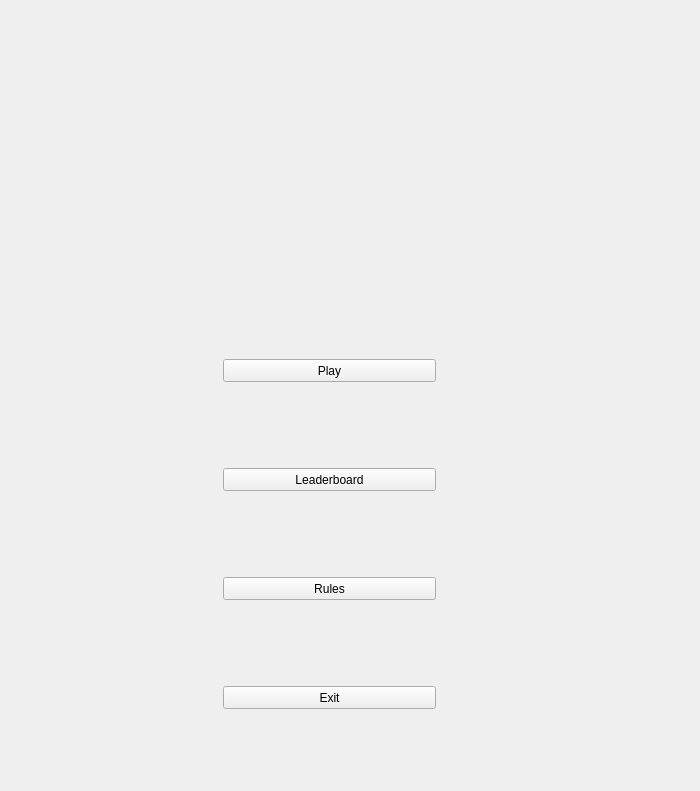
<?xml version="1.0" encoding="UTF-8"?>
<ui version="4.0">
 <class>Form</class>
 <widget class="QWidget" name="Form">
  <property name="enabled">
   <bool>true</bool>
  </property>
  <property name="geometry">
   <rect>
    <x>0</x>
    <y>0</y>
    <width>700</width>
    <height>791</height>
   </rect>
  </property>
  <property name="sizePolicy">
   <sizepolicy hsizetype="Fixed" vsizetype="Fixed">
    <horstretch>0</horstretch>
    <verstretch>0</verstretch>
   </sizepolicy>
  </property>
  <property name="minimumSize">
   <size>
    <width>700</width>
    <height>791</height>
   </size>
  </property>
  <property name="maximumSize">
   <size>
    <width>700</width>
    <height>791</height>
   </size>
  </property>
  <property name="windowTitle">
   <string>Form</string>
  </property>
  <property name="styleSheet">
   <string notr="true">background-color:&quot;green&quot;
</string>
  </property>
  <widget class="QWidget" name="horizontalLayoutWidget">
   <property name="geometry">
    <rect>
     <x>-1</x>
     <y>279</y>
     <width>661</width>
     <height>511</height>
    </rect>
   </property>
   <layout class="QHBoxLayout" name="horizontalLayout">
    <item>
     <layout class="QVBoxLayout" name="verticalLayout"/>
    </item>
    <item>
     <layout class="QVBoxLayout" name="verticalLayout_2">
      <item>
       <widget class="QPushButton" name="playButton">
        <property name="enabled">
         <bool>true</bool>
        </property>
        <property name="sizePolicy">
         <sizepolicy hsizetype="Fixed" vsizetype="Fixed">
          <horstretch>0</horstretch>
          <verstretch>0</verstretch>
         </sizepolicy>
        </property>
        <property name="minimumSize">
         <size>
          <width>213</width>
          <height>23</height>
         </size>
        </property>
        <property name="maximumSize">
         <size>
          <width>213</width>
          <height>23</height>
         </size>
        </property>
        <property name="styleSheet">
         <string notr="true">background-color:&quot;lightblue&quot;
</string>
        </property>
        <property name="text">
         <string>Play</string>
        </property>
       </widget>
      </item>
      <item>
       <widget class="QPushButton" name="leaderButton">
        <property name="sizePolicy">
         <sizepolicy hsizetype="Fixed" vsizetype="Fixed">
          <horstretch>0</horstretch>
          <verstretch>0</verstretch>
         </sizepolicy>
        </property>
        <property name="minimumSize">
         <size>
          <width>213</width>
          <height>23</height>
         </size>
        </property>
        <property name="maximumSize">
         <size>
          <width>213</width>
          <height>23</height>
         </size>
        </property>
        <property name="styleSheet">
         <string notr="true">background-color:&quot;lightblue&quot;
</string>
        </property>
        <property name="text">
         <string>Leaderboard</string>
        </property>
       </widget>
      </item>
      <item>
       <widget class="QPushButton" name="rulesButton">
        <property name="sizePolicy">
         <sizepolicy hsizetype="Fixed" vsizetype="Fixed">
          <horstretch>0</horstretch>
          <verstretch>0</verstretch>
         </sizepolicy>
        </property>
        <property name="minimumSize">
         <size>
          <width>213</width>
          <height>23</height>
         </size>
        </property>
        <property name="maximumSize">
         <size>
          <width>213</width>
          <height>23</height>
         </size>
        </property>
        <property name="styleSheet">
         <string notr="true">background-color:&quot;lightblue&quot;
</string>
        </property>
        <property name="text">
         <string>Rules</string>
        </property>
       </widget>
      </item>
      <item>
       <widget class="QPushButton" name="exitButton">
        <property name="sizePolicy">
         <sizepolicy hsizetype="Fixed" vsizetype="Fixed">
          <horstretch>0</horstretch>
          <verstretch>0</verstretch>
         </sizepolicy>
        </property>
        <property name="minimumSize">
         <size>
          <width>213</width>
          <height>23</height>
         </size>
        </property>
        <property name="maximumSize">
         <size>
          <width>213</width>
          <height>23</height>
         </size>
        </property>
        <property name="styleSheet">
         <string notr="true">background-color:&quot;lightblue&quot;
</string>
        </property>
        <property name="text">
         <string>Exit</string>
        </property>
       </widget>
      </item>
     </layout>
    </item>
    <item>
     <layout class="QVBoxLayout" name="verticalLayout_3"/>
    </item>
   </layout>
  </widget>
  <widget class="QLabel" name="label">
   <property name="geometry">
    <rect>
     <x>0</x>
     <y>0</y>
     <width>661</width>
     <height>281</height>
    </rect>
   </property>
   <property name="styleSheet">
    <string notr="true">background-image: url(:/newPrefix/Logo_gucci.png);</string>
   </property>
   <property name="text">
    <string/>
   </property>
  </widget>
 </widget>
 <resources>
  <include location="Logo.qrc"/>
 </resources>
 <connections/>
</ui>
